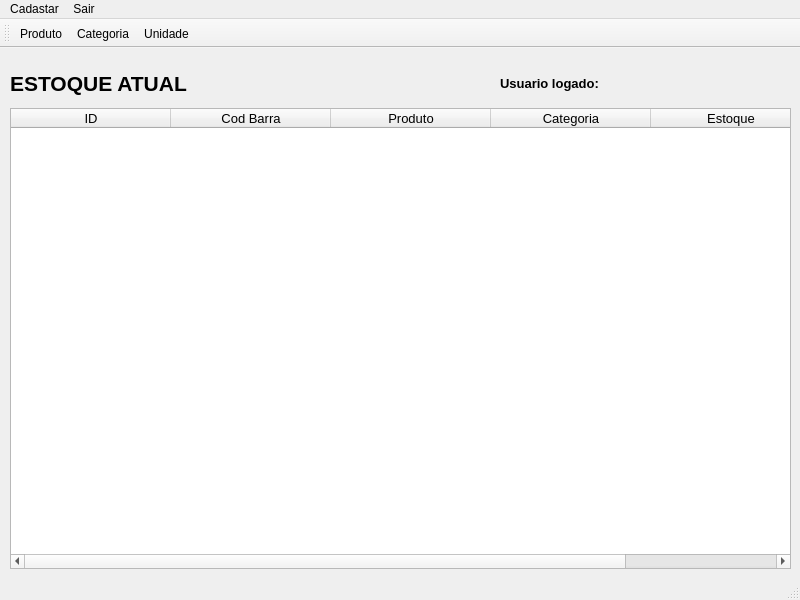
<?xml version="1.0" encoding="UTF-8"?>
<ui version="4.0">
 <class>MainWindow</class>
 <widget class="QMainWindow" name="MainWindow">
  <property name="geometry">
   <rect>
    <x>0</x>
    <y>0</y>
    <width>800</width>
    <height>600</height>
   </rect>
  </property>
  <property name="windowTitle">
   <string>Sistema Estoque</string>
  </property>
  <widget class="QWidget" name="centralwidget">
   <widget class="QTableWidget" name="tb_estoque">
    <property name="geometry">
     <rect>
      <x>10</x>
      <y>60</y>
      <width>781</width>
      <height>461</height>
     </rect>
    </property>
    <property name="sizePolicy">
     <sizepolicy hsizetype="Expanding" vsizetype="Expanding">
      <horstretch>0</horstretch>
      <verstretch>0</verstretch>
     </sizepolicy>
    </property>
    <property name="lineWidth">
     <number>1</number>
    </property>
    <property name="sizeAdjustPolicy">
     <enum>QAbstractScrollArea::AdjustIgnored</enum>
    </property>
    <attribute name="horizontalHeaderCascadingSectionResizes">
     <bool>false</bool>
    </attribute>
    <attribute name="horizontalHeaderDefaultSectionSize">
     <number>160</number>
    </attribute>
    <attribute name="horizontalHeaderMinimumSectionSize">
     <number>100</number>
    </attribute>
    <attribute name="verticalHeaderCascadingSectionResizes">
     <bool>false</bool>
    </attribute>
    <attribute name="verticalHeaderDefaultSectionSize">
     <number>50</number>
    </attribute>
    <attribute name="verticalHeaderMinimumSectionSize">
     <number>50</number>
    </attribute>
    <attribute name="verticalHeaderStretchLastSection">
     <bool>true</bool>
    </attribute>
    <column>
     <property name="text">
      <string>ID</string>
     </property>
     <property name="toolTip">
      <string/>
     </property>
     <property name="font">
      <font>
       <pointsize>10</pointsize>
      </font>
     </property>
     <property name="textAlignment">
      <set>AlignCenter</set>
     </property>
    </column>
    <column>
     <property name="text">
      <string>Cod Barra</string>
     </property>
     <property name="font">
      <font>
       <family>Segoe UI</family>
       <pointsize>10</pointsize>
      </font>
     </property>
    </column>
    <column>
     <property name="text">
      <string>Produto</string>
     </property>
     <property name="font">
      <font>
       <family>Segoe UI</family>
       <pointsize>10</pointsize>
      </font>
     </property>
    </column>
    <column>
     <property name="text">
      <string>Categoria</string>
     </property>
     <property name="font">
      <font>
       <family>Segoe UI</family>
       <pointsize>10</pointsize>
      </font>
     </property>
    </column>
    <column>
     <property name="text">
      <string>Estoque</string>
     </property>
     <property name="font">
      <font>
       <family>Segoe UI</family>
       <pointsize>10</pointsize>
      </font>
     </property>
    </column>
   </widget>
   <widget class="QLabel" name="label">
    <property name="geometry">
     <rect>
      <x>10</x>
      <y>20</y>
      <width>181</width>
      <height>31</height>
     </rect>
    </property>
    <property name="font">
     <font>
      <family>Segoe UI</family>
      <pointsize>16</pointsize>
      <weight>75</weight>
      <bold>true</bold>
     </font>
    </property>
    <property name="text">
     <string>ESTOQUE ATUAL</string>
    </property>
   </widget>
   <widget class="QLabel" name="lb_user_logado">
    <property name="geometry">
     <rect>
      <x>500</x>
      <y>20</y>
      <width>101</width>
      <height>31</height>
     </rect>
    </property>
    <property name="font">
     <font>
      <family>Segoe UI</family>
      <pointsize>10</pointsize>
      <weight>75</weight>
      <bold>true</bold>
     </font>
    </property>
    <property name="text">
     <string>Usuario logado: </string>
    </property>
   </widget>
   <widget class="QLabel" name="lb_user">
    <property name="geometry">
     <rect>
      <x>610</x>
      <y>20</y>
      <width>181</width>
      <height>31</height>
     </rect>
    </property>
    <property name="font">
     <font>
      <family>Segoe UI</family>
      <pointsize>10</pointsize>
      <weight>75</weight>
      <bold>true</bold>
     </font>
    </property>
    <property name="text">
     <string/>
    </property>
   </widget>
  </widget>
  <widget class="QMenuBar" name="bar_menu">
   <property name="geometry">
    <rect>
     <x>0</x>
     <y>0</y>
     <width>800</width>
     <height>21</height>
    </rect>
   </property>
   <widget class="QMenu" name="Cadastrar">
    <property name="title">
     <string>Cadastar</string>
    </property>
    <addaction name="actionCadastrar_Produto"/>
    <addaction name="actionCadastrar_Categoria"/>
    <addaction name="actionCadastrar_Unidade"/>
   </widget>
   <widget class="QMenu" name="menuSair">
    <property name="title">
     <string>Sair</string>
    </property>
    <addaction name="actionLogout"/>
   </widget>
   <addaction name="Cadastrar"/>
   <addaction name="menuSair"/>
  </widget>
  <widget class="QStatusBar" name="statusbar"/>
  <widget class="QToolBar" name="toolBar">
   <property name="windowTitle">
    <string>toolBar</string>
   </property>
   <attribute name="toolBarArea">
    <enum>TopToolBarArea</enum>
   </attribute>
   <attribute name="toolBarBreak">
    <bool>false</bool>
   </attribute>
   <addaction name="actionCadastrar_Produto"/>
   <addaction name="actionCadastrar_Categoria"/>
   <addaction name="actionCadastrar_Unidade"/>
  </widget>
  <action name="actionCadastrar_Produto">
   <property name="icon">
    <iconset resource="img.qrc">
     <normaloff>:/newPrefix/Icons/add_produto.png</normaloff>:/newPrefix/Icons/add_produto.png</iconset>
   </property>
   <property name="text">
    <string>Produto</string>
   </property>
   <property name="toolTip">
    <string>Cadastra Produtos no Estoque</string>
   </property>
  </action>
  <action name="actionCadastrar_Categoria">
   <property name="icon">
    <iconset resource="img.qrc">
     <normaloff>:/newPrefix/Icons/add_categoria.png</normaloff>:/newPrefix/Icons/add_categoria.png</iconset>
   </property>
   <property name="text">
    <string>Categoria</string>
   </property>
   <property name="toolTip">
    <string>Cadastra novas categorias</string>
   </property>
  </action>
  <action name="actionCadastrar_Unidade">
   <property name="icon">
    <iconset resource="img.qrc">
     <normaloff>:/newPrefix/Icons/add_medida.png</normaloff>:/newPrefix/Icons/add_medida.png</iconset>
   </property>
   <property name="text">
    <string>Unidade</string>
   </property>
   <property name="toolTip">
    <string>Cadastra novas unidades</string>
   </property>
  </action>
  <action name="actionLogout">
   <property name="text">
    <string>Logout</string>
   </property>
  </action>
 </widget>
 <tabstops>
  <tabstop>tb_estoque</tabstop>
 </tabstops>
 <resources>
  <include location="img.qrc"/>
 </resources>
 <connections/>
</ui>
